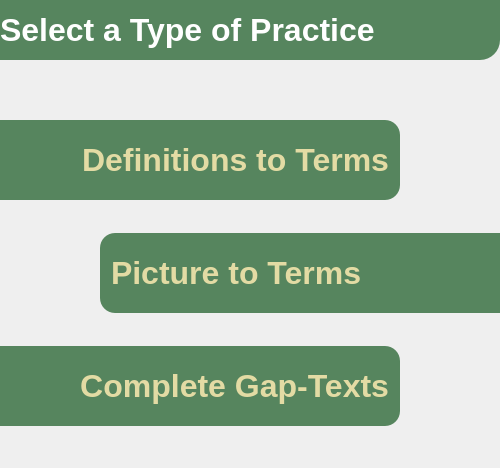
<?xml version="1.0" encoding="UTF-8"?>
<ui version="4.0">
 <class>Open_Type</class>
 <widget class="QWidget" name="Open_Type">
  <property name="geometry">
   <rect>
    <x>0</x>
    <y>0</y>
    <width>500</width>
    <height>468</height>
   </rect>
  </property>
  <property name="windowTitle">
   <string>Practise Type</string>
  </property>
  <widget class="QPushButton" name="T2T_Button">
   <property name="geometry">
    <rect>
     <x>10</x>
     <y>120</y>
     <width>380</width>
     <height>80</height>
    </rect>
   </property>
   <property name="styleSheet">
    <string notr="true">/* Definitions to Terms */

position: absolute;
width: 380px;
height: 80px;
left: 10px;
top: 120px;

font-family: 'Atkinson Hyperlegible';
font-style: normal;
font-weight: 700;
font-size: 32px;
line-height: 40px;
display: flex;
align-items: center;
text-align: right;

color: #E3DBA4;

</string>
   </property>
   <property name="text">
    <string>Definitions to Terms</string>
   </property>
   <property name="flat">
    <bool>true</bool>
   </property>
  </widget>
  <widget class="QPushButton" name="P2T_Button">
   <property name="geometry">
    <rect>
     <x>110</x>
     <y>233</y>
     <width>380</width>
     <height>80</height>
    </rect>
   </property>
   <property name="styleSheet">
    <string notr="true">/* Pictures to Terms */

position: absolute;
width: 380px;
height: 80px;
left: 110px;
top: 233px;

font-family: 'Atkinson Hyperlegible';
font-style: normal;
font-weight: 700;
font-size: 32px;
line-height: 40px;
display: flex;
align-items: center;
text-align: left;

color: #E3DBA4;


</string>
   </property>
   <property name="text">
    <string>Picture to Terms</string>
   </property>
   <property name="flat">
    <bool>true</bool>
   </property>
  </widget>
  <widget class="QPushButton" name="LText_Button">
   <property name="geometry">
    <rect>
     <x>10</x>
     <y>346</y>
     <width>380</width>
     <height>80</height>
    </rect>
   </property>
   <property name="styleSheet">
    <string notr="true">/* Complete Gap-Texts */

position: absolute;
width: 380px;
height: 80px;
left: 10px;
top: 346px;

font-family: 'Atkinson Hyperlegible';
font-style: normal;
font-weight: 700;
font-size: 32px;
line-height: 40px;
display: flex;
align-items: center;
text-align: right;

color: #E3DBA4;

</string>
   </property>
   <property name="text">
    <string>Complete Gap-Texts</string>
   </property>
   <property name="flat">
    <bool>true</bool>
   </property>
  </widget>
  <widget class="QLabel" name="header_panel">
   <property name="geometry">
    <rect>
     <x>-20</x>
     <y>-20</y>
     <width>520</width>
     <height>80</height>
    </rect>
   </property>
   <property name="styleSheet">
    <string notr="true">background: #56855E;
border-radius: 20px;
</string>
   </property>
   <property name="text">
    <string/>
   </property>
  </widget>
  <widget class="QLabel" name="header">
   <property name="geometry">
    <rect>
     <x>0</x>
     <y>0</y>
     <width>480</width>
     <height>60</height>
    </rect>
   </property>
   <property name="styleSheet">
    <string notr="true">/* Select a Type of Practice */

position: absolute;
width: 480px;
height: 60px;
left: 0px;
top: 0px;

font-family: 'Atkinson Hyperlegible';
font-style: normal;
font-weight: 700;
font-size: 32px;
line-height: 40px;
display: flex;
align-items: center;

color: #FFFFFF;

</string>
   </property>
   <property name="text">
    <string>Select a Type of Practice</string>
   </property>
  </widget>
  <widget class="QLabel" name="button1_panel">
   <property name="geometry">
    <rect>
     <x>-15</x>
     <y>120</y>
     <width>415</width>
     <height>80</height>
    </rect>
   </property>
   <property name="styleSheet">
    <string notr="true">/* Rectangle 17 */

position: absolute;
width: 415px;
height: 80px;
left: -15px;
top: 120px;

background: #56855E;
border-radius: 15px;

</string>
   </property>
   <property name="text">
    <string/>
   </property>
  </widget>
  <widget class="QLabel" name="button2_panel">
   <property name="geometry">
    <rect>
     <x>100</x>
     <y>233</y>
     <width>415</width>
     <height>80</height>
    </rect>
   </property>
   <property name="styleSheet">
    <string notr="true">/* Rectangle 17 */

position: absolute;
width: 415px;
height: 80px;
left: -15px;
top: 120px;

background: #56855E;
border-radius: 15px;

</string>
   </property>
   <property name="text">
    <string/>
   </property>
  </widget>
  <widget class="QLabel" name="button3_panel">
   <property name="geometry">
    <rect>
     <x>-15</x>
     <y>346</y>
     <width>415</width>
     <height>80</height>
    </rect>
   </property>
   <property name="styleSheet">
    <string notr="true">/* Rectangle 17 */

position: absolute;
width: 415px;
height: 80px;
left: -15px;
top: 120px;

background: #56855E;
border-radius: 15px;

</string>
   </property>
   <property name="text">
    <string/>
   </property>
  </widget>
  <zorder>button3_panel</zorder>
  <zorder>button2_panel</zorder>
  <zorder>button1_panel</zorder>
  <zorder>T2T_Button</zorder>
  <zorder>P2T_Button</zorder>
  <zorder>LText_Button</zorder>
  <zorder>header_panel</zorder>
  <zorder>header</zorder>
 </widget>
 <resources/>
 <connections/>
</ui>
